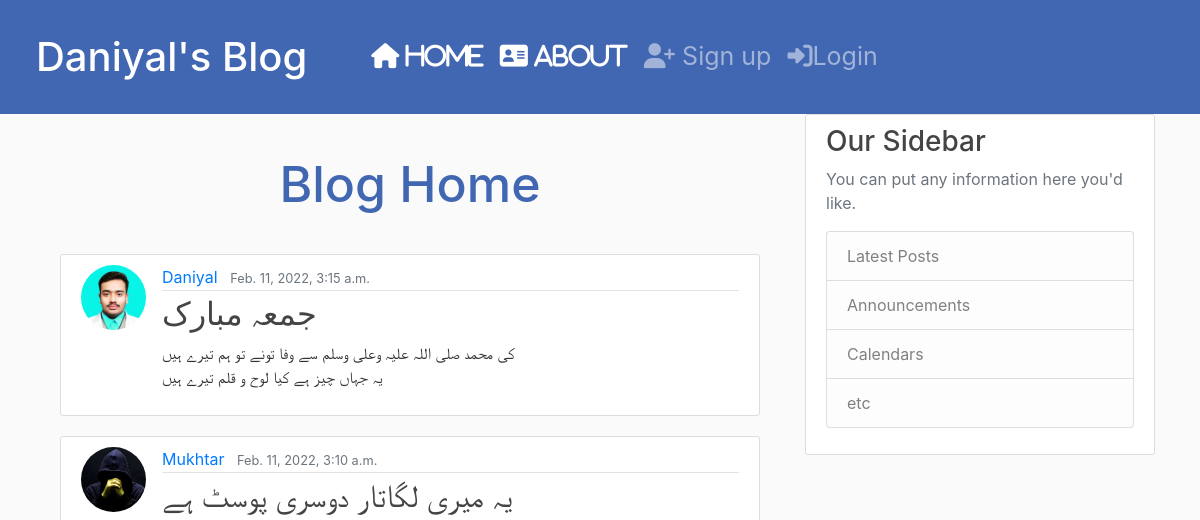
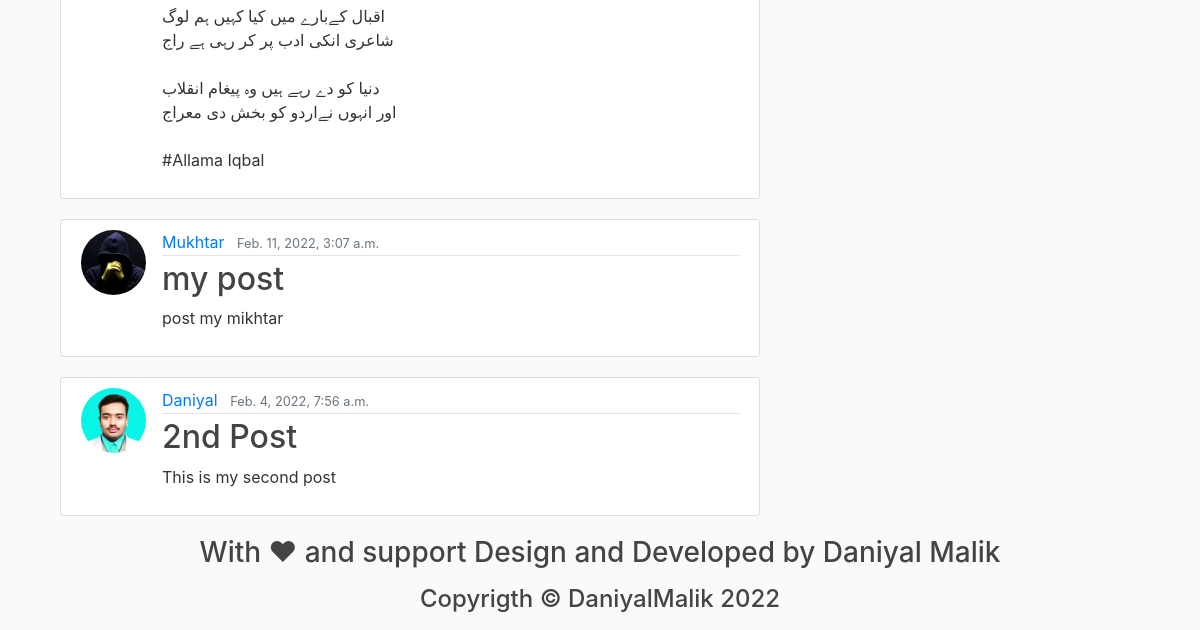
The app's page /, older data (2 pictures, top to bottom).
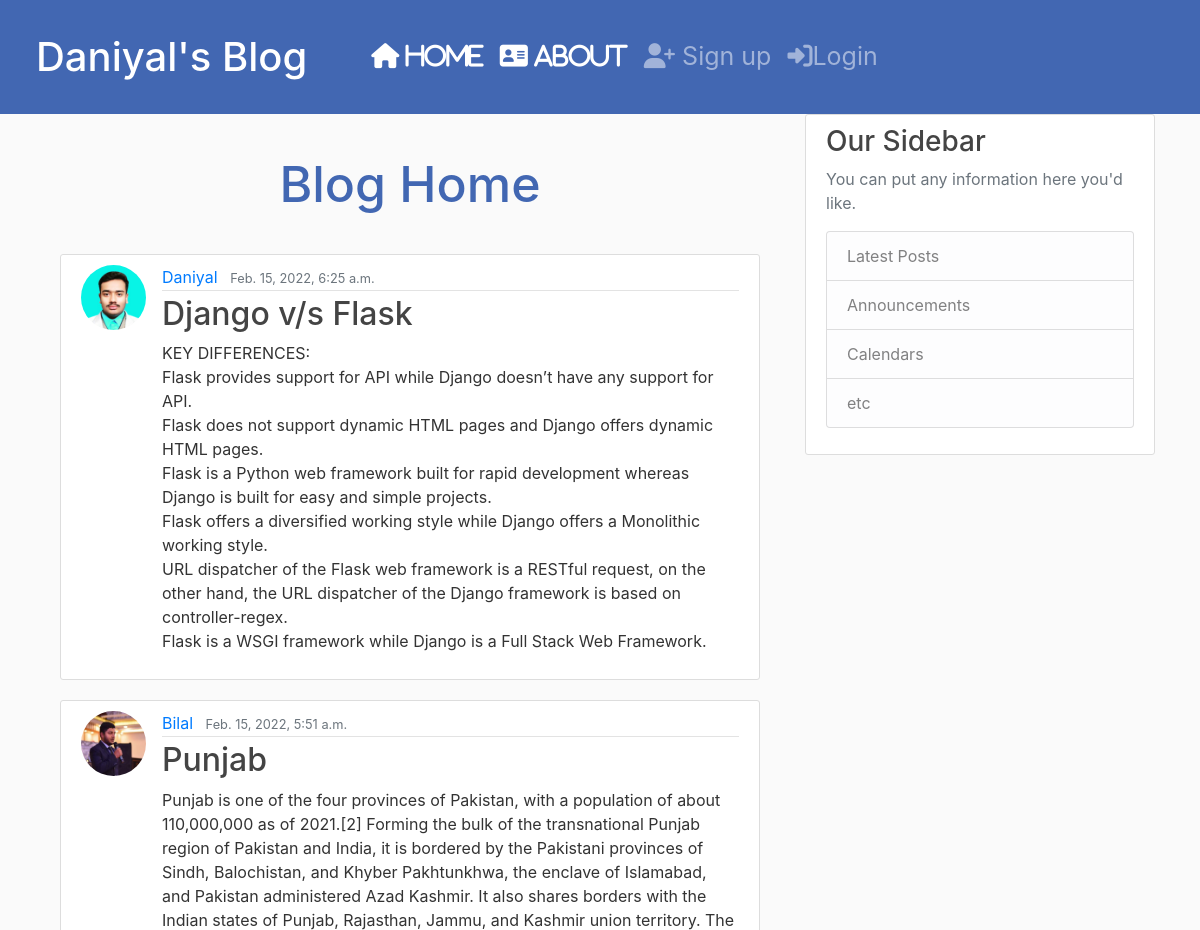
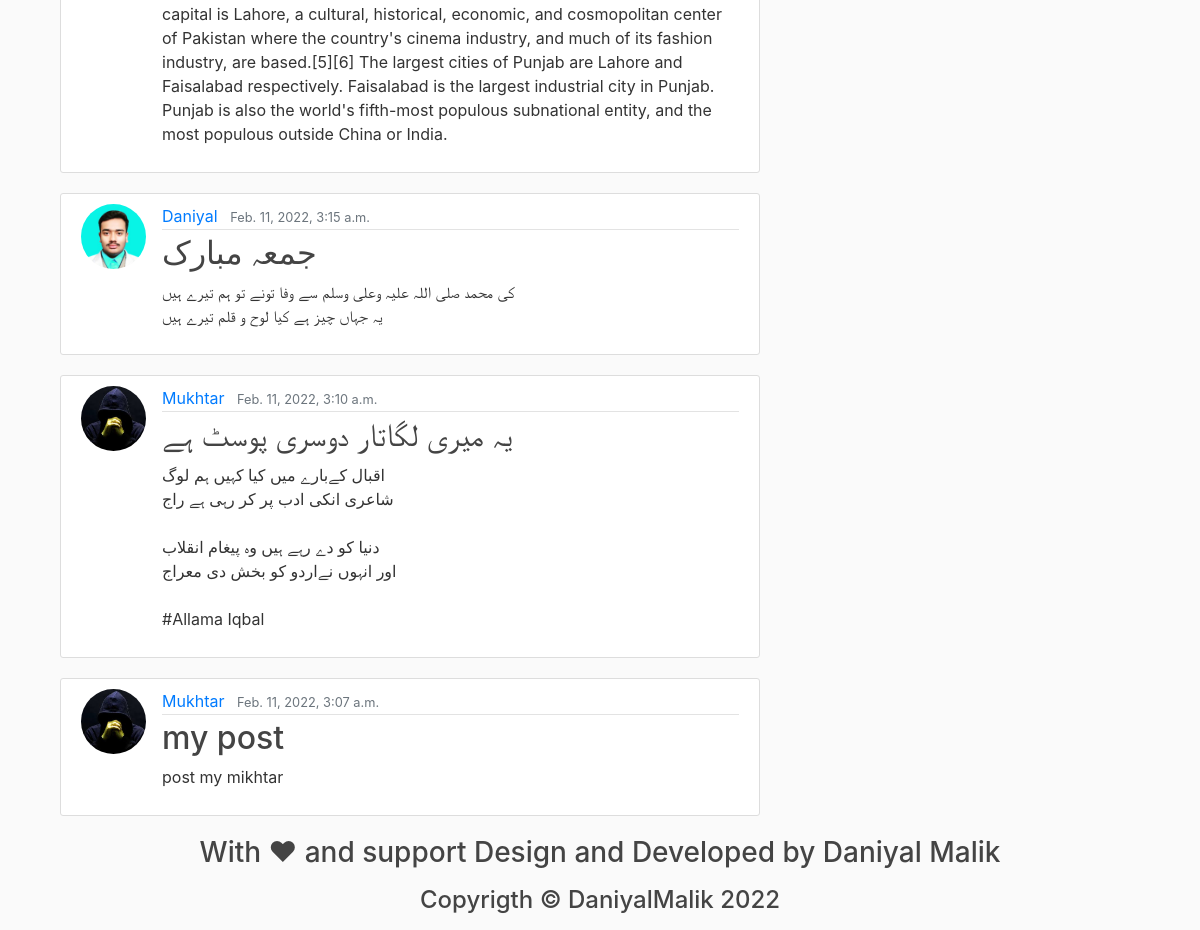
The same page, newer data (2 pictures, top to bottom).
### blog/models.py (models this page shows, shortened)
class Post(models.Model):
    title=models.CharField(max_length=100)
    content=models.TextField()
    date_posted=models.DateTimeField(default=timezone.now)
    author=models.ForeignKey(User, on_delete=models.CASCADE)

### users/models.py (models this page shows, shortened)
class Profile(models.Model):
    user=models.OneToOneField(User,on_delete=models.CASCADE)
    image=models.ImageField(default='default.jpg',upload_to='profile_pics')

### blog/views.py (the view)
# urls.py: path("",PositiveListView.as_view(), name="blog-home"),
class PositiveListView(ListView):
    model=Post
    template_name='blog/home.html'
    context_object_name='posts'
    ordering=['-date_posted']
    paginate_by=5

### blog/templates/blog/home.html
{% extends 'blog/base.html' %}
{% block content %}
<h1 style="text-align: center; margin: 40px; font-size: 50px; color: #4267b2">
  Blog Home
</h1>
<div class="container">
    {% for post in posts %}
    <article class="media content-section">
      <img class="rounded-circle article-img"src="{{post.author.profile.image.url}}" alt="" srcset="">
        <div class="media-body">
          <div class="article-metadata">
            <a class="mr-2" href="#">{{ post.author }}</a>
            <small class="text-muted">{{ post.date_posted }}</small>
          </div>
          <h2><a class="article-title" href="{% url 'post-detail' post.id %}">{{ post.title }}</a></h2>
          <p class="article-content">{{ post.content }}</p>
        </div>
      </article>
    {% endfor %}
</div>
{% endblock content %}

### blog/templates/blog/base.html (shortened to what this page needs)
<!DOCTYPE html>
{% load static %}
<html lang="en">
<head>
    <link rel="stylesheet" href="https://stackpath.bootstrapcdn.com/bootstrap/4.3.1/css/bootstrap.min.css">
    <link rel="stylesheet" href="{% static 'blog/main.css' %}">
    <link rel="stylesheet" href="https://pro.fontawesome.com/releases/v5.10.0/css/all.css"/>
</head>
<body style="margin-top: 0rem;">
    <header>
    <nav class="navbar navbar-expand-lg navbar-dark" style="background-color: #4267B2;">
        <a class="navbar-brand" href="{% url 'blog-home' %}"><h1 style="text-align: center; margin: 20px; color:white">
            Daniyal's Blog
          </h1>
          </a>
        <div class="collapse navbar-collapse" id="navbarNavAltMarkup" style="font-size:25px; margin: 10px;padding:10px;">
          <div class="navbar-nav">
            <a class="nav-item nav-link active" href="{% url 'blog-home' %}"><i class="fas fa-home"> Home</i>  <span class="sr-only">(current)</span></a>
            <a class="nav-item nav-link active" href="{% url 'blog-about' %}"><i class="fas fa-address-card"> About</i></a>
            {% if user.is_authenticated %}
              <!--<h3>Hi {{user.username}}</h3>
              <button class="btn btn-outline-info" type="submit"><i class="fas fa-user-plus"></i>Logout</button>-->
              <a class="nav-item nav-link active" href="{% url 'profile' %}"><i class="fas fa-user"> Profile</i>  <span class="sr-only">(current)</span></a>
              <a class="nav-item nav-link active" href="{% url 'post-create' %}"><i class="fas fa-comment-alt">  New Post</i> <span class="sr-only">(current)</span></a>
              <a class="nav-item nav-link active" href="{% url 'logout' %}"><i class="fas fa-sign-out-alt"> Logout</i>  <span class="sr-only">(current)</span></a>
            {% else %}
            <a class="nav-item nav-link" href="{% url 'register' %}"><i class="fas fa-user-plus"></i> Sign up</a>
            <a class="nav-item nav-link" href="{% url 'login' %}" tabindex="-1" aria-disabled="true"><i class="fas fa-sign-in-alt"></i>Login</a>
            {% endif %}
          </div>
        </div>
      </nav>
    </header>
      <main role="main" class="container">
        <div class="row">
          <div class="col-md-8">
            {% block content %}{% endblock %}
          </div>
          <div class="col-md-4">
            <div class="content-section">
              <h3>Our Sidebar</h3>
              <p class='text-muted'>You can put any information here you'd like.
                <ul class="list-group">
                  <li class="list-group-item list-group-item-light">Latest Posts</li>
                  <li class="list-group-item list-group-item-light">Announcements</li>
                  <li class="list-group-item list-group-item-light">Calendars</li>
                  <li class="list-group-item list-group-item-light">etc</li>
                </ul>
              </p>
            </div>
          </div>
        </div>
      </main>
      <footer>
        <div class="container" style="text-align:center;">
        <h3><address>With &#10084; and support Design and Developed by Daniyal Malik</address></h3>
        <h4><address>Copyrigth &copy; DaniyalMalik 2022</address></h4>
        </div></footer>
</body>
</html>

### blog/static/blog/main.css (style rules this page uses)
body { background: #fafafa; color: #333333; margin-top: 1rem; }
h1, h2, h3, h4, h5, h6 { color: #444444; }
ul { margin: 0; }
.content-section { background: #ffffff; padding: 10px 20px; border: 1px solid #dddddd; border-radius: 3px; margin-bottom: 20px; }
.article-title { color: #444444; }
.article-content { white-space: pre-line; }
.article-img { height: 65px; width: 65px; margin-right: 16px; }
.article-metadata { padding-bottom: 1px; margin-bottom: 4px; border-bottom: 1px solid #e3e3e3 }

Row changes from the older to the newer data that the page shows:
no longer on this page (row unchanged): Post: author.profile.image (picture), author "Daniyal", date_posted "Feb. 4, 2022, 7:56 a.m.", title "2nd Post", content "This is my second post"
added Post: author.profile.image (picture), author "Daniyal", date_posted "Feb. 15, 2022, 6:25 a.m.", title "Django v/s Flask", content "KEY DIFFERENCES: Flask provides support for API while Django doesn’t have any support for API. Flask does not support dynamic HTML pages and Django offers dynamic HTML pages. Flask is a Python web framework built for rapid development whereas Django is built for easy and simple projects. Flask offers a diversified working style while Django offers a Monolithic working style. URL dispatcher of the Flask web framework is a RESTful request, on the other hand, the URL dispatcher of the Django framework is based on controller-regex. Flask is a WSGI framework while Django is a Full Stack Web Framework."
added Post: author.profile.image (picture), author "Bilal", date_posted "Feb. 15, 2022, 5:51 a.m.", title "Punjab", content "Punjab is one of the four provinces of Pakistan, with a population of about 110,000,000 as of 2021.[2] Forming the bulk of the transnational Punjab region of Pakistan and India, it is bordered by the Pakistani provinces of Sindh, Balochistan, and Khyber Pakhtunkhwa, the enclave of Islamabad, and Pakistan administered Azad Kashmir. It also shares borders with the Indian states of Punjab, Rajasthan, Jammu, and Kashmir union territory. The capital is Lahore, a cultural, historical, economic, and cosmopolitan center of Pakistan where the country's cinema industry, and much of its fashion industry, are based.[5][6] The largest cities of Punjab are Lahore and Faisalabad respectively. Faisalabad…"
